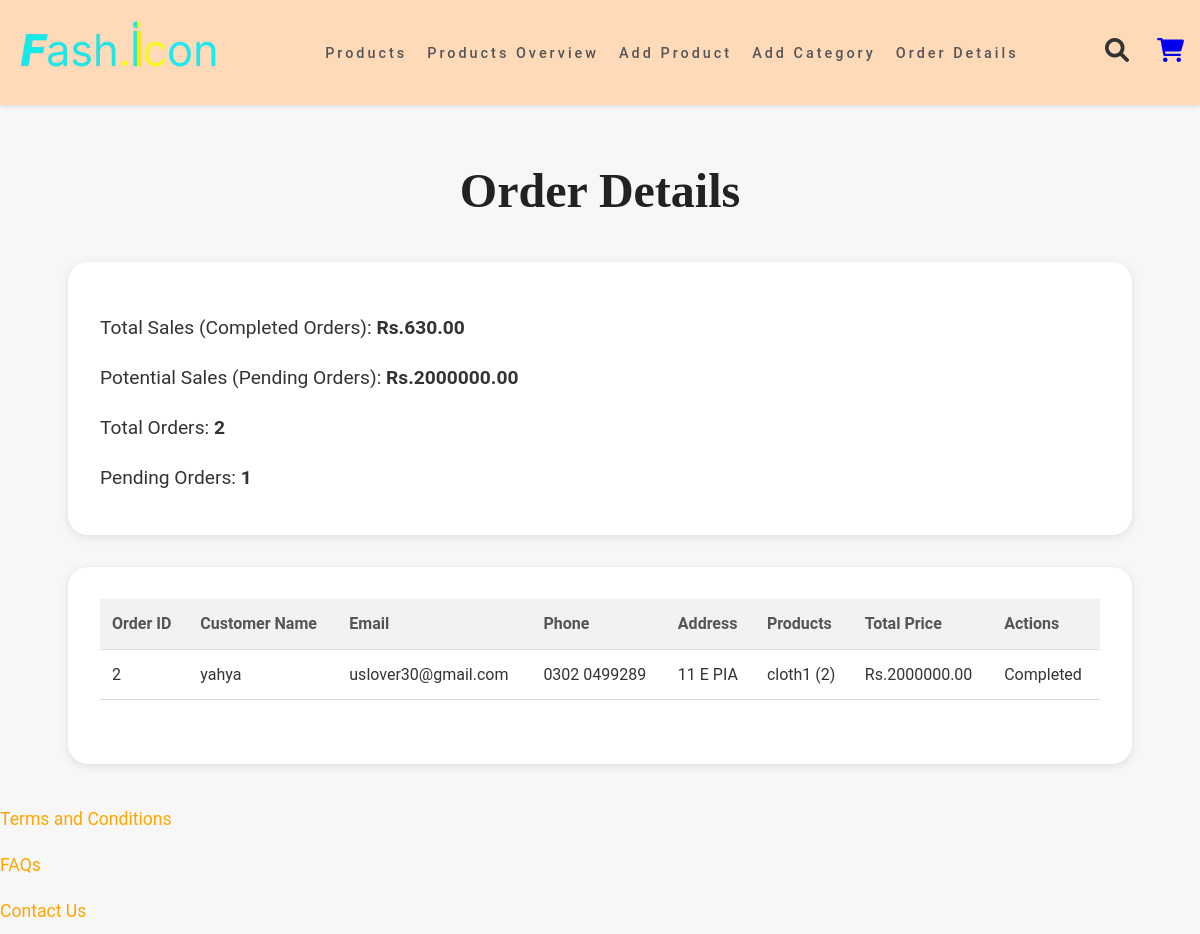
The app's page /order-details/ (signed in), older data.
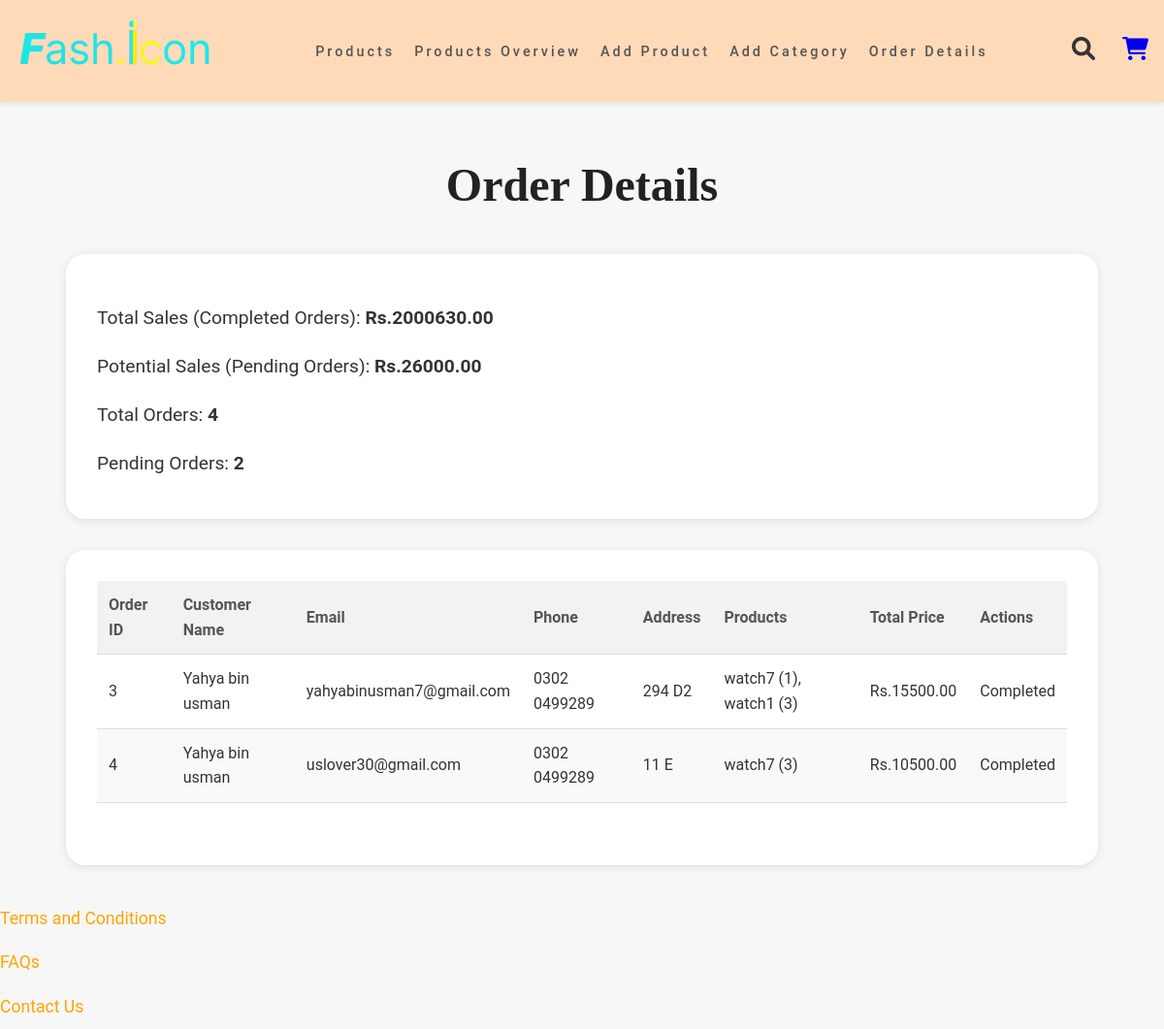
The same page, newer data.
### keychain_app/models.py (models this page shows, shortened)
class Order(models.Model):
    name = models.CharField(max_length=100)
    email = models.EmailField()
    phone = models.CharField(max_length=20)
    address = models.TextField()
    postal_code = models.CharField(max_length=20)
    country = models.CharField(max_length=100)
    city = models.CharField(max_length=100, default=None)
    payment = models.CharField(max_length=100)
    total_price_after_gst = models.DecimalField(max_digits=10, decimal_places=2)
    created_at = models.DateTimeField(auto_now_add=True)
    products = models.TextField(default='[]')  # Default value set to an empty list
    is_complete = models.BooleanField(default=False)

### keychain_app/views.py (the view, shortened to what this page needs)
# urls.py: path('order-details/', views.order_details, name='order_details'),
@staff_member_required
def order_details(request):
    search_query = request.GET.get('search', '')
    all_orders = Order.objects.all()
    total_orders = all_orders.count()
    pending_orders = all_orders.filter(is_complete=False)
    completed_orders = all_orders.filter(is_complete=True)
    total_sales = sum(order.total_price_after_gst for order in completed_orders)
    potential_sales = sum(order.total_price_after_gst for order in pending_orders)
    return render(request, 'order_details.html', {
        'pending_orders': pending_orders,
        'total_orders': total_orders,
        'total_pending_orders': pending_orders.count(),
        'total_sales': total_sales,
        'potential_sales': potential_sales,
        'search_query': search_query,
    })

### keychain_app/templates/order_details.html (shortened to what this page needs)
{% load static %}
<!DOCTYPE html>
<html lang="en">
<head>
    <link rel="stylesheet" href="https://cdnjs.cloudflare.com/ajax/libs/font-awesome/6.0.0-beta3/css/all.min.css">
</head>
<body>
    <nav class="navbar-goofy">
        <div class="logo-fun">            <img src="{% static 'images/logo.png' %}" alt="Logo">
        </div>
        <ul class="nav-links-goofy">
            <li><a href="{% url 'products_view' %}">Products</a></li>
            <li><a href="{% url 'products_overview' %}">Products Overview</a></li>
            <li><a href="{% url 'add_product' %}">Add Product</a></li>
            <li><a href="{% url 'add_category' %}">Add Category</a></li>
            <li><a href="{% url 'order_details' %}">Order Details</a></li>
        </ul>
        <div class="nav-icons-goofy">
            <i class="fas fa-search"></i>
            <a href="{% url 'view_cart' %}"><i class="fas fa-shopping-cart"></i></a>
        </div>
    </nav>
    <h1>Order Details</h1>
    <div class="summary-container">
        <p>Total Sales (Completed Orders): <span>Rs.{{ total_sales }}</span></p>
        <p>Potential Sales (Pending Orders): <span>Rs.{{ potential_sales }}</span></p>
        <p>Total Orders: <span>{{ total_orders }}</span></p>
        <p>Pending Orders: <span>{{ total_pending_orders }}</span></p>
    </div>
    <div class="table-container">
        <table>
            <thead>
                <tr>
                    <th>Order ID</th>
                    <th>Customer Name</th>
                    <th>Email</th>
                    <th>Phone</th>
                    <th>Address</th>
                    <th>Products</th>
                    <th>Total Price</th>
                    <th>Actions</th>
                </tr>
            </thead>
            <tbody>
                {% for order in pending_orders %}
                <tr>
                    <td>{{ order.id }}</td>
                    <td>{{ order.name }}</td>
                    <td>{{ order.email }}</td>
                    <td>{{ order.phone }}</td>
                    <td>{{ order.address }}</td>
                    <td>{{ order.products }}</td>
                    <td>Rs.{{ order.total_price_after_gst }}</td>
                    <td>
                        {% if order.status == 'Pending' %}
                        <form action="{% url 'mark_order_complete' order.id %}" method="POST">
                            {% csrf_token %}
                            <button type="submit">Mark as Complete</button>
                        </form>
                        {% else %}
                        Completed
                        {% endif %}
                    </td>
                </tr>
                {% endfor %}
            </tbody>
        </table>
    </div>
    <div class="text-section">
        <a href="{% url 'terms' %}">Terms and Conditions</a><br>
        <a href="{% url 'faqs' %}">FAQs</a><br>
        <a href="{% url 'contact' %}">Contact Us</a>
    </div>
</body>
</html>

Row changes from the older to the newer data that the page shows:
no longer on this page (row edited): Order: id "2", name "yahya", email "uslover30@gmail.com", phone "0302 0499289", address "11 E PIA", products "cloth1 (2)", total_price_after_gst "2000000.00"
added Order: id "3", name "Yahya bin usman", email "yahyabinusman7@gmail.com", phone "0302 0499289", address "294 D2", products "watch7 (1), watch1 (3)", total_price_after_gst "15500.00"
added Order: id "4", name "Yahya bin usman", email "uslover30@gmail.com", phone "0302 0499289", address "11 E", products "watch7 (3)", total_price_after_gst "10500.00"
Text that changed along with them:
{{ total_sales }}: "630.00" → "2000630.00"
{{ potential_sales }}: "2000000.00" → "26000.00"
{{ total_orders }}: "2" → "4"
{{ total_pending_orders }}: "1" → "2"
